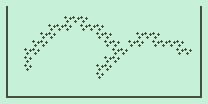

Below is a game level as drawn by its tile map, then a one-line description and the .tmx file that defines it, in full:
An orthogonal 26x13 tile map with 8x8 px tiles, 1 tile layer (Layer 1), 2 tilesets and 5 objects.

<map version="1.5" tiledversion="1.7.2" orientation="orthogonal" renderorder="right-down" width="26" height="13" tilewidth="8" tileheight="8" infinite="0" nextlayerid="17" nextobjectid="787">
 <editorsettings>
  <export target="map_boss_1.lua" format="lua" />
 </editorsettings>
 <properties>
  <property name="event" value="eventChic" />
  <property name="type" value="bigEye  " />
 </properties>
 <tileset firstgid="1" name="sprite_sheet" tilewidth="8" tileheight="8" tilecount="60" columns="10">
  <image source="sprite_sheet.png" width="84" height="48" />
 </tileset>
 <tileset firstgid="61" name="sprite_sheet_2" tilewidth="8" tileheight="8" tilecount="60" columns="10">
  <image source="sprite_sheet.png" width="84" height="48" />
 </tileset>
 <layer id="12" name="Layer 1" width="26" height="13">
  <data encoding="csv">
2684354611,52,52,52,52,52,52,52,52,52,52,52,52,52,52,52,52,52,52,52,52,52,52,52,52,3221225523,
41,52,52,52,52,52,52,52,52,52,52,52,52,52,52,52,52,52,52,52,52,52,52,52,52,3221225513,
41,52,52,52,52,52,52,52,46,46,46,52,52,52,52,52,52,52,52,52,52,52,52,52,52,3221225513,
41,52,52,52,52,52,46,46,46,52,46,46,46,52,52,52,52,52,52,52,52,52,52,52,52,3221225513,
41,52,52,52,52,46,46,52,52,52,52,52,46,46,52,52,52,46,46,46,52,52,52,52,52,3221225513,
41,52,52,52,46,46,52,52,52,52,52,52,52,46,46,52,46,46,52,46,46,46,46,52,52,3221225513,
41,52,52,46,46,52,52,52,52,52,52,52,52,52,46,46,52,52,52,52,52,52,46,46,52,3221225513,
41,52,52,46,52,52,52,52,52,52,52,52,52,46,46,52,52,52,52,52,52,52,52,52,52,3221225513,
41,52,52,46,52,52,52,52,52,52,52,52,46,46,52,52,52,52,52,52,52,52,52,52,52,3221225513,
41,52,52,52,52,52,52,52,52,52,52,52,46,52,52,52,52,52,52,52,52,52,52,52,52,3221225513,
41,52,52,52,52,52,52,52,52,52,52,52,52,52,52,52,52,52,52,52,52,52,52,52,52,3221225513,
41,52,52,52,52,52,52,52,52,52,52,52,52,52,52,52,52,52,52,52,52,52,52,52,52,3221225513,
51,1610612777,1610612777,1610612777,1610612777,1610612777,1610612777,1610612777,1610612777,1610612777,1610612777,1610612777,1610612777,1610612777,1610612777,1610612777,1610612777,1610612777,1610612777,1610612777,1610612777,1610612777,1610612777,1610612777,1610612777,1610612787
</data>
 </layer>
 <objectgroup id="15" name="Level Transitions" />
 <objectgroup color="#3a4fc8" id="9" name="Hitboxes">
  <object id="779" x="0" y="0" width="8" height="104" />
  <object id="780" x="8" y="96" width="200" height="8" />
  <object id="781" x="200" y="0" width="8" height="96" />
 </objectgroup>
 <objectgroup color="#ff0000" id="10" name="Enemies">
  <object id="785" x="96" y="88" width="8" height="8">
   <properties>
    <property name="event" value="chick" />
    <property name="type" value="egg" />
   </properties>
  </object>
 </objectgroup>
 <objectgroup color="#e6e616" id="14" name="Items" />
 <objectgroup color="#00b900" id="11" name="Player">
  <object id="764" x="16" y="-8" width="8" height="8" />
 </objectgroup>
</map>